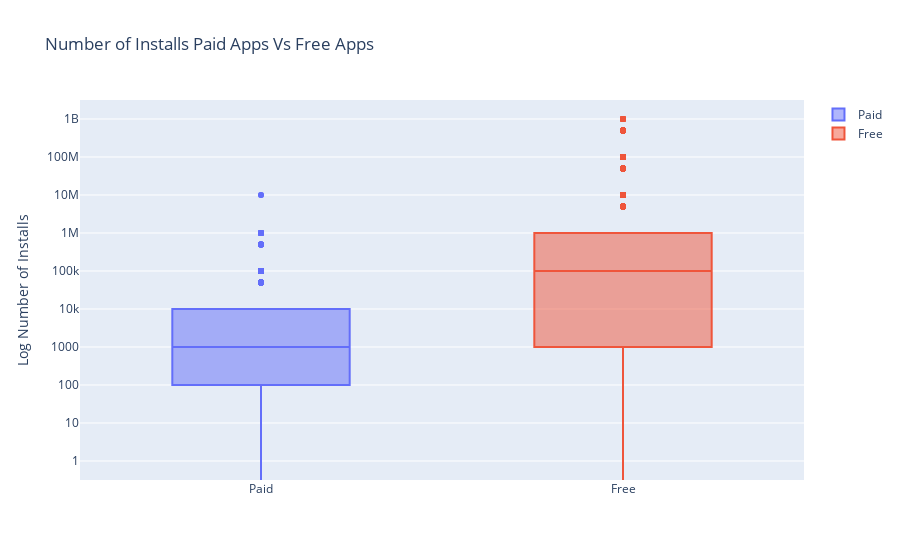

Notebook source saved alongside this figure:
### Markdown cell above
<b>Which is more popular, paid apps or free apps?</b>

### Code cell
pop_paid=go.Box(y=apps[apps['Type']=='Paid']['Installs'],name='Paid')
pop_free=go.Box(y=apps[apps['Type']=='Free']['Installs'],name='Free')
pop_layout=go.Layout(title='Number of Installs Paid Apps Vs Free Apps', yaxis=dict(title='Log Number of Installs', type='log', autorange=True))
#create list of pop_paid and pop_free
pop_list=[pop_paid,pop_free]
plotly.offline.iplot({'data':pop_list,'layout':pop_layout})

### Figure 1 — Plotly figure (JSON) as saved in the notebook; plotly's stock layout.template omitted (floating-point values rounded to 4 significant figures; data arrays with more than 128 entries replaced by an {"elided": "..."} marker saying what was removed)
{"data": [{"name": "Paid", "type": "box", "y": {"elided": "756 int values"}}, {"name": "Free", "type": "box", "y": {"elided": "8903 int values"}}], "layout": {"title": {"text": "Number of Installs Paid Apps Vs Free Apps"}, "yaxis": {"autorange": true, "title": {"text": "Log Number of Installs"}, "type": "log"}}}
